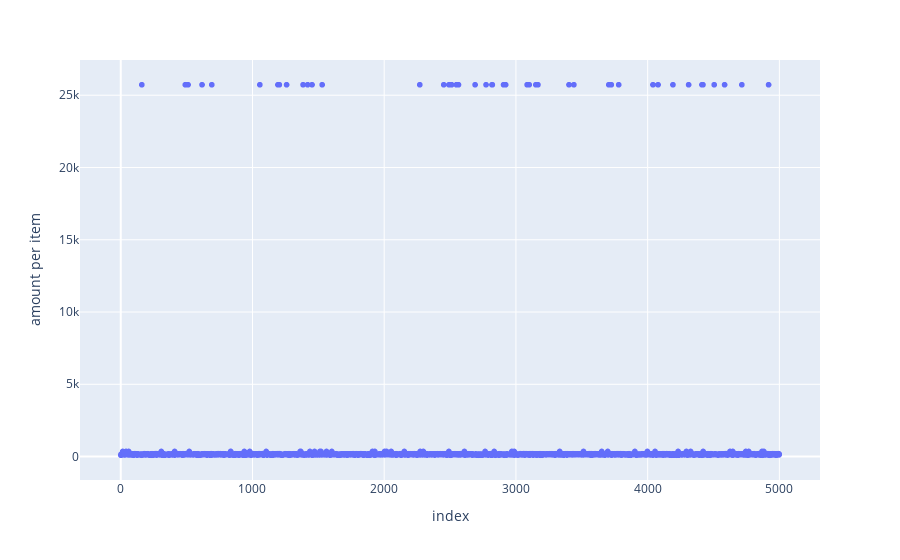

Notebook cell for this chart:
### Code cell
# Plotting the amount paid per item

x = df[['amount per item']]
fig = px.scatter(df, y="amount per item")
fig.show()

### Figure 1 — Plotly figure (JSON) as saved in the notebook; plotly's stock layout.template omitted (floating-point values rounded to 4 significant figures; data arrays with more than 128 entries replaced by an {"elided": "..."} marker saying what was removed)
{"data": [{"hovertemplate": "index=%{x}<br>amount per item=%{y}<extra></extra>", "legendgroup": "", "marker": {"color": "#636efa", "symbol": "circle"}, "mode": "markers", "name": "", "showlegend": false, "type": "scattergl", "x": {"elided": "5000 int values"}, "xaxis": "x", "y": {"elided": "5000 int values"}, "yaxis": "y"}], "layout": {"legend": {"tracegroupgap": 0}, "margin": {"t": 60}, "xaxis": {"anchor": "y", "domain": [0, 1], "title": {"text": "index"}}, "yaxis": {"anchor": "x", "domain": [0, 1], "title": {"text": "amount per item"}}}}
